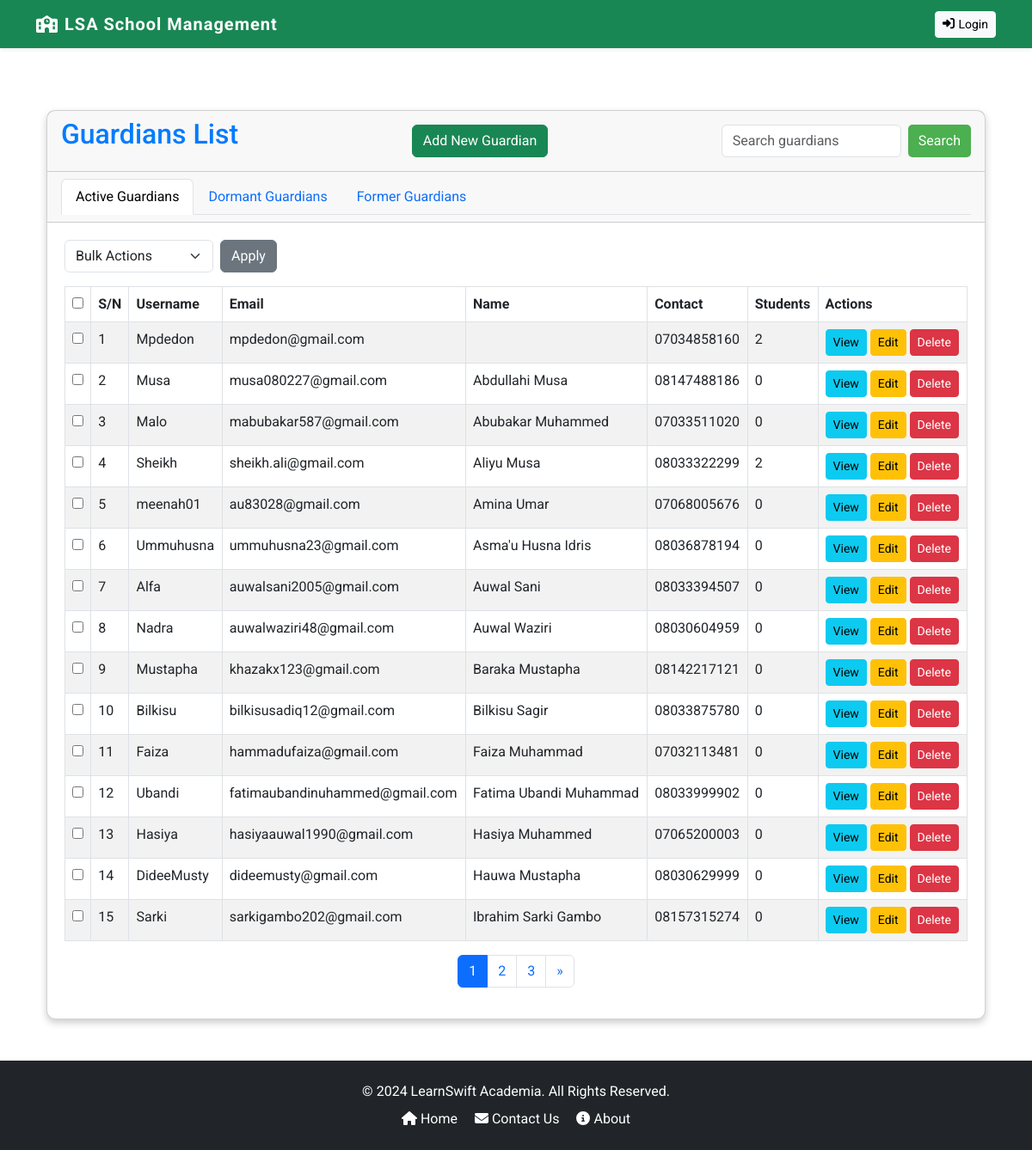
Page /guardians/ on the committed database.
### core/models.py (models this page shows, shortened)
class Guardian(models.Model):
    GENDER_CHOICES = [
        ('M', 'Male'),
        ('F', 'Female'),
    ]
    STATUS_CHOICES = [
        ('active', 'Active'),
        ('dormant', 'Dormant'),
        ('left', 'Left School'),
    ]
    user = models.OneToOneField(CustomUser, on_delete=models.CASCADE, primary_key=True, related_name='guardian')
    gender = models.CharField(max_length=1, choices=GENDER_CHOICES, default='M')
    profile_image = models.ImageField(upload_to='media/profile_images/', default='profile_images/default.jpg')
    contact = models.CharField(max_length=15, null=True)
    address = models.TextField()
    status = models.CharField(max_length=10, choices=STATUS_CHOICES, default='active')
    def student_count(self):
        return self.students.count()

class CustomUser(AbstractUser):
    USER_ROLES = (
        ('student', 'Student'),
        ('teacher', 'Teacher'),
        ('guardian', 'Guardian'),
        ('accountant', 'Accountant'),
        ('admin', 'Admin'),
    )
    role = models.CharField(max_length=20, choices=USER_ROLES)

### core/guardian/views.py (the view, shortened to what this page needs)
# urls.py: path('guardians/', GuardianListView.as_view(), name='guardian_list'),
class GuardianListView(View):
    template_name = 'guardian/guardian_list.html'
    def get(self, request, *args, **kwargs):
        query = request.GET.get('q', '')
        status = request.GET.get('status', 'active')
        guardians = Guardian.objects.filter(status=status).order_by('user__first_name', 'user__last_name')
        paginator = Paginator(guardians, 15)
        page_number = request.GET.get('page')
        page_obj = paginator.get_page(page_number)
        return render(request, self.template_name, {
            'page_obj': page_obj,
            'active_tab': status,
            'query': query,
        })

### core/templates/guardian/guardian_list.html (shortened to what this page needs)
{% extends 'base.html' %}
{% block content %}
<div class="container mt-4">
    <div class="card">
        <div class="card-header d-flex justify-content-between align-items-center">
            <h2 class="mb-3">Guardians List</h2>
            <a href="{% url 'guardian_create' %}" class="btn btn-success">Add New Guardian</a>
            <form method="get" class="d-inline-flex">
                <input type="text" name="q" class="form-control me-2" placeholder="Search guardians" value="{{ request.GET.q }}">
                <button type="submit" class="btn btn-primary">Search</button>
            </form>
        </div>
        <div class="card-header">
            <ul class="nav nav-tabs">
                <li class="nav-item">
                    <a class="nav-link {% if active_tab == 'active' %}active{% endif %}" href="?status=active">Active Guardians</a>
                </li>
                <li class="nav-item">
                    <a class="nav-link {% if active_tab == 'dormant' %}active{% endif %}" href="?status=dormant">Dormant Guardians</a>
                </li>
                <li class="nav-item">
                    <a class="nav-link {% if active_tab == 'left' %}active{% endif %}" href="?status=left">Former Guardians</a>
                </li>
            </ul>
        </div>
        <div class="card-body">
            <form method="post" action="{% url 'bulk_update_guardians' %}" id="bulk-action-form">
                <div class="d-flex justify-content-between mb-3">
                    <div class="d-inline-flex">
                        <select name="action" class="form-select me-2" required>
                            <option value="" disabled selected>Bulk Actions</option>
                        </select>
                        <button type="submit" class="btn btn-secondary">Apply</button>
                    </div>
                </div>
                <table class="table table-striped table-bordered">
                    <thead>
                        <tr>
                            <th><input type="checkbox" id="select-all"></th>
                            <th>S/N</th>
                            <th>Username</th>
                            <th>Email</th>
                            <th>Name</th>
                            <th>Contact</th>
                            <th>Students</th>
                            <th>Actions</th>
                        </tr>
                    </thead>
                    <tbody>
                        {% for guardian in page_obj %}
                        <tr>
                            <td>
                                <input type="checkbox" name="selected_guardians" value="{{ guardian.user.id }}" class="select-guardian">
                            </td>
                            <td>{{ forloop.counter }}</td>
                            <td>{{ guardian.user.username }}</td>
                            <td>{{ guardian.user.email }}</td>
                            <td>{{ guardian.user.get_full_name }}</td>
                            <td>{{ guardian.contact }}</td>
                            <td>{{ guardian.student_count }}</td>
                            <td>
                                <a href="{% url 'guardian_detail' guardian.user.id %}" class="btn btn-info btn-sm">View</a>
                                <a href="{% url 'guardian_update' guardian.user.id %}" class="btn btn-warning btn-sm">Edit</a>
                                <form action="{% url 'guardian_delete' guardian.user.id %}" method="post" style="display:inline;">
                                    <button type="submit" class="btn btn-danger btn-sm"
                                            onclick="return confirm('Are you sure you want to delete this guardian?');">
                                        Delete
                                    </button>
                                </form>
                            </td>
                        </tr>
                        {% empty %}
                        <tr>
                            <td colspan="8" class="text-center">No guardians found.</td>
                        </tr>
                        {% endfor %}
                    </tbody>
                </table>
            </form>
            <nav aria-label="Page navigation">
                <ul class="pagination justify-content-center">
                    {% for page_num in page_obj.paginator.page_range %}
                    <li class="page-item {% if page_num == page_obj.number %}active{% endif %}">
                        <a class="page-link" href="?page={{ page_num }}">{{ page_num }}</a>
                    </li>
                    {% endfor %}
                    {% if page_obj.has_next %}
                    <li class="page-item">
                        <a class="page-link" href="?page={{ page_obj.next_page_number }}" aria-label="Next">&raquo;</a>
                    </li>
                    {% endif %}
                </ul>
            </nav>
        </div>
    </div>
</div>
{% endblock %}

### core/static/css/custom.css (style rules this page uses)
:root { --bs-primary: #4e73df; --bs-secondary: #858796; --bs-success: #1cc88a; --bs-info: #36b9cc; --bs-warning: #f6c23e; --bs-danger: #e74a3b; --bs-light: #f8f9fc; --bs-dark: #5a5c69; --bs-font-sans-serif: 'Roboto', sans-serif; }
html, body { height: 100%; margin: 0; display: flex; flex-direction: column; }
body { font-family: 'Roboto', sans-serif; }
h1, h2, h3, h4, h5, h6 { color: #007bff; }
.card { box-shadow: 0 4px 8px 0 rgba(0, 0, 0, 0.2); transition: 0.3s; border-radius: 10px; }
.card-body { padding: 20px; }
.btn-primary { background-color: #4CAF50; border: none; border-radius: 5px; }

### rows in the picture
Guardian: user.username "Mpdedon", user.email "mpdedon@gmail.com", contact "07034858160", student_count "2"
Guardian: user.username "Musa", user.email "musa080227@gmail.com", user.get_full_name "Abdullahi Musa", contact "08147488186", student_count "0"
Guardian: user.username "Malo", user.email "mabubakar587@gmail.com", user.get_full_name "Abubakar Muhammed", contact "07033511020", student_count "0"
Guardian: user.username "Sheikh", user.email "sheikh.ali@gmail.com", user.get_full_name "Aliyu Musa", contact "08033322299", student_count "2"
Guardian: user.username "meenah01", user.email "au83028@gmail.com", user.get_full_name "Amina Umar", contact "07068005676", student_count "0"
Guardian: user.username "Ummuhusna", user.email "ummuhusna23@gmail.com", user.get_full_name "Asma'u Husna Idris", contact "08036878194", student_count "0"
Guardian: user.username "Alfa", user.email "auwalsani2005@gmail.com", user.get_full_name "Auwal Sani", contact "08033394507", student_count "0"
Guardian: user.username "Nadra", user.email "auwalwaziri48@gmail.com", user.get_full_name "Auwal Waziri", contact "08030604959", student_count "0"
Guardian: user.username "Mustapha", user.email "khazakx123@gmail.com", user.get_full_name "Baraka Mustapha", contact "08142217121", student_count "0"
Guardian: user.username "Bilkisu", user.email "bilkisusadiq12@gmail.com", user.get_full_name "Bilkisu Sagir", contact "08033875780", student_count "0"
Guardian: user.username "Faiza", user.email "hammadufaiza@gmail.com", user.get_full_name "Faiza Muhammad", contact "07032113481", student_count "0"
Guardian: user.username "Ubandi", user.email "fatimaubandinuhammed@gmail.com", user.get_full_name "Fatima Ubandi Muhammad", contact "08033999902", student_count "0"
Guardian: user.username "Hasiya", user.email "hasiyaauwal1990@gmail.com", user.get_full_name "Hasiya Muhammed", contact "07065200003", student_count "0"
Guardian: user.username "DideeMusty", user.email "dideemusty@gmail.com", user.get_full_name "Hauwa Mustapha", contact "08030629999", student_count "0"
Guardian: user.username "Sarki", user.email "sarkigambo202@gmail.com", user.get_full_name "Ibrahim Sarki Gambo", contact "08157315274", student_count "0"

### other values in the picture
{{ page_num }} "1" "2" "3"
